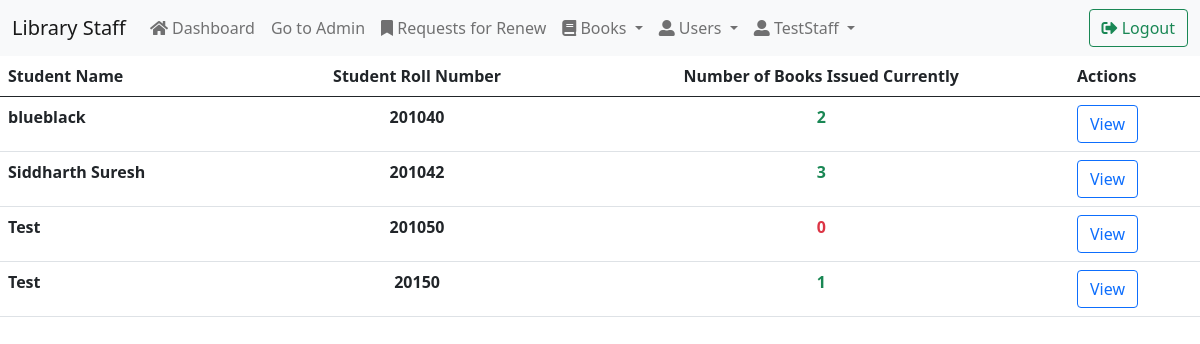
Before: /staff/allstudents (signed in) with the older database file.
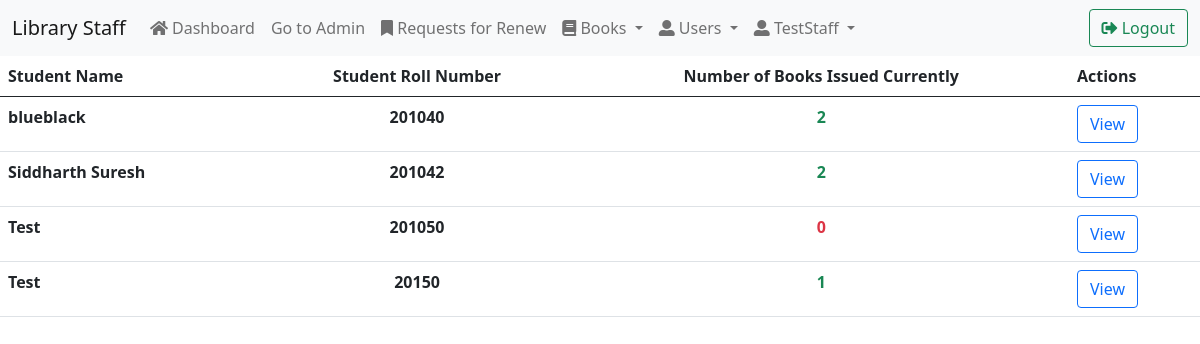
After: the same page with the newer database file.
### library/models.py (models this page shows, shortened)
class Student(models.Model):
    user = models.OneToOneField(User, on_delete=models.CASCADE)
    roll_no = models.CharField(max_length=10)
    name = models.CharField(max_length=20)
    branch = models.CharField(max_length=3)
    DEPT = ( ('1', 'CSE'), ('2', 'ECE'), ('3','EEE'),('4','ME'))
    department = models.CharField(max_length=1, choices=DEPT, blank=True, default='1')
    BAT = (('1','2017'),('2','2018'),('3','2019'),('4','2020'))
    batch = models.CharField(max_length=1, choices=BAT, blank=True, default='4')
    SEM = (('1','1'),('2','2'),('3','3'),('4','4'),('5','5'),('6','6'),('7','7'),('8','8'))
    semester = models.CharField(max_length=1, choices=SEM, blank=True, default='1')
    fine = models.IntegerField(default=0)
    email=models.EmailField()
    class Meta:
        ordering = ['roll_no']
    def num_books(self):
        return IssueBook.objects.filter(student=self, is_returned=False).count()

### library/views.py (the view)
# urls.py: path('staff/allstudents', View_Staff_AllStudents, name='staff_allstudents'),
@login_required(redirect_field_name='dashboard')
def View_Staff_AllStudents(request):
	if not request.user.is_staff:
		messages.error(request,'You are Unauthorised to visit the Staff Page!!')
		return redirect('/', locals())
	staff=Staff.objects.get(user=request.user)
	students=Student.objects.all()
	return render(request,'staff_allusers.html',locals())

### library/templates/staff_allusers.html (shortened to what this page needs)
<!doctype html>
<html lang="en">
  <head>
    {% include 'csscdn.html' %}
  </head>
  <body>
  	{% include 'navbar.html' %}
			<table class="table table-hover">
  		<thead>
    		<tr>
      			<th scope="col">Student Name</th>
      			<th scope="col" class="text-center">Student Roll Number</th>
      			<th scope="col" class="text-center">Number of Books Issued Currently</th>
      			<th scope="col">Actions</th>
    		</tr>
  		</thead>
  		<tbody>
  			{% for s in students %}
  			<tr>
  				<th>{{ s.name }}</th>
	      		<th class="text-center">{{ s.roll_no }}</th>
	      		{% if s.num_books %}<th class="text-center text-success">{{ s.num_books }}</th>
	      		{% else %}<th class="text-center text-danger">{{ s.num_books }}</th>
	      		{% endif %}
  				<th><form action="{% url 'staff_student' pk=s.id %}" class="d-flex">
	        	<button class="btn btn-outline-primary" type="submit">View</button>
	      		</form></th>
  			</tr>
     		{% endfor %}
		</tbody>
	</table>
   </body>
</html>

Changed rows visible on the page:
changed Student "Siddharth Suresh": num_books "3" → "2"
